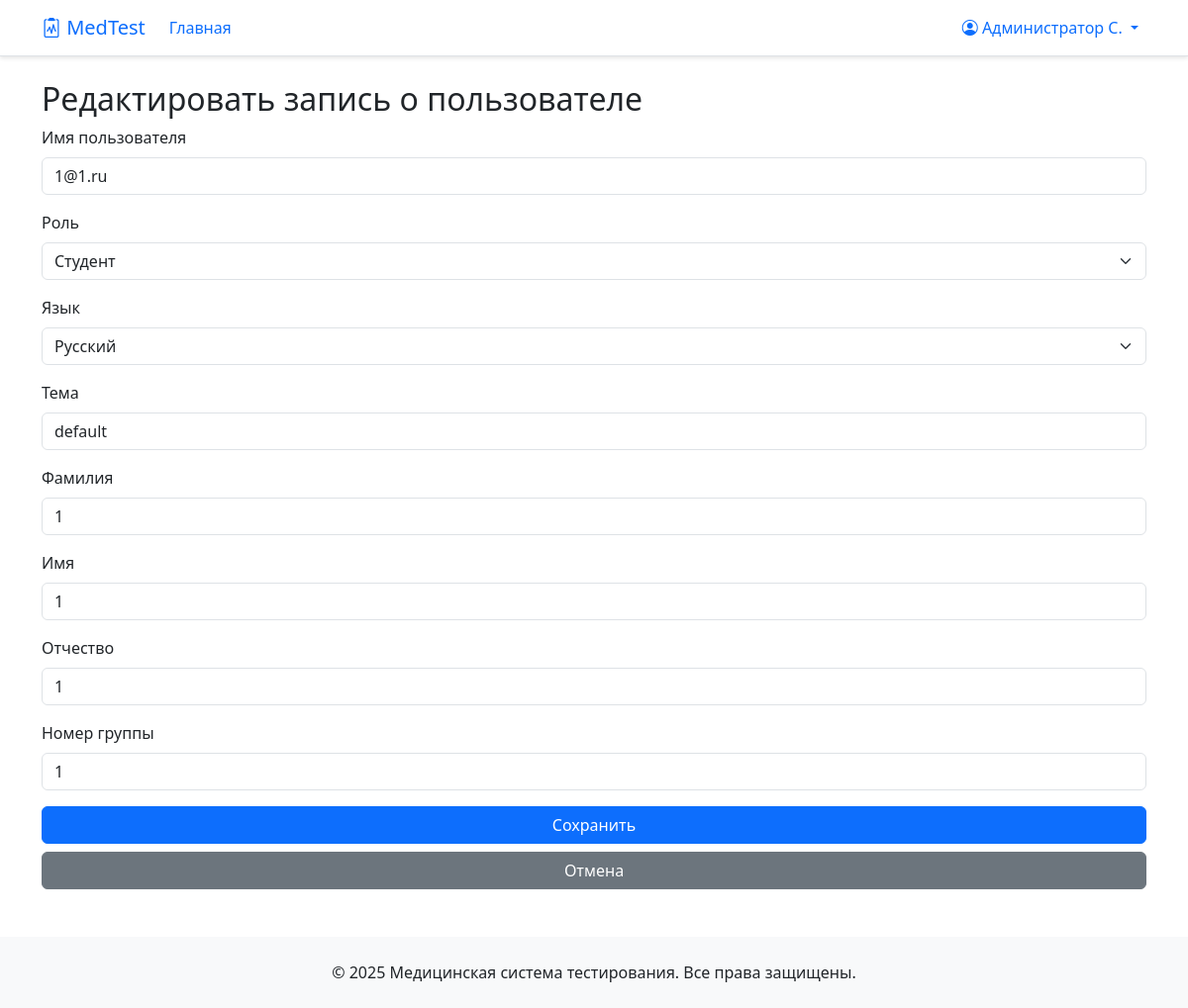
Screenshot of /database/database/edit/users/3 (signed in) with the database file from the repository.
### app/models/user.py (models this page shows, shortened)
class User(UserMixin, db.Model):
    __tablename__ = 'users'
    id = db.Column(Integer, primary_key=True)
    username = db.Column(String(120), unique=True, nullable=False)
    password_hash = db.Column(String(120), nullable=False)
    role = db.Column(String(20), default='student')  # 'admin', 'teacher', 'student'
    language = db.Column(String(5), default='ru')  # Язык интерфейса
    theme = db.Column(String(50), default='default')  # Тема оформления
    first_name = db.Column(String(100))  # Имя (для студентов)
    last_name = db.Column(String(100))   # Фамилия (для студентов)
    middle_name = db.Column(String(100)) # Отчество (для студентов)
    group_number = db.Column(String(50)) # Номер группы (для студентов)
    created_at = db.Column(DateTime, default=datetime.utcnow)
    test_results = db.relationship('TestResult', back_populates='user', lazy=True)
    creator_questions = db.relationship('Question', back_populates='creator', lazy=True, foreign_keys='Question.creator_id')
    def get_formatted_name(self):
        if self.last_name:
            initials = ""
            if self.first_name:
                initials += f"{self.last_name[0]}." if len(self.last_name) > 0 else ""
            if self.middle_name:
                initials += f"{self.middle_name[0]}." if len(self.middle_name) > 0 else ""
            if initials:
                return f"{self.first_name} {initials}"
            else:
                return self.first_name
        return self.username

### app/routes/database.py (the view, shortened to what this page needs)
@bp.route('/database/edit/<table>/<int:id>', methods=['GET', 'POST'])
@login_required
def edit_record(table, id):
    if current_user.role != 'admin':
        flash(_('Доступ запрещён'))
        return redirect(url_for('main.index'))
    record = None
    if table == 'users':
        record = User.query.get_or_404(id)
    elif table == 'questions':
        record = Question.query.get_or_404(id)
    elif table == 'topics':
        record = TestTopic.query.get_or_404(id)
    elif table == 'annotations':
        record = ImageAnnotation.query.get_or_404(id)
    elif table == 'results':
        record = TestResult.query.get_or_404(id)
    else:
        flash(_('Недопустимая таблица'))
        return redirect(url_for('database.index'))
    topics = TestTopic.query.all() if table in ('questions',) else None
    template_map = {
        'users': 'database/edit_user.html',
        'questions': 'database/edit_question.html',
        'topics': 'database/edit_topic.html',
        'annotations': 'database/edit_annotation.html',
        'results': 'database/edit_result.html',
    }
    return render_template(
        template_map[table],
        **{table.rstrip('s'): record},  # передаём `user=record`, `question=record` и т.д.
        topics=topics
    )

### app/__init__.py (called while the page is built)
@login_manager.user_loader
def load_user(user_id):
    from app.models.user import User
    if user_id is None:
        return None
    try:
        return User.query.get(int(user_id))
    except (ValueError, TypeError):
        return None

### app/templates/database/edit_user.html (shortened to what this page needs)
{% extends "base.html" %}
{% block content %}
<h2>{{ _('Редактировать запись о пользователе') }}</h2>
<form method="POST" action="{{ url_for('database.edit_record', table='users', id=user.id) }}">
    <div class="mb-3">
        <label for="username" class="form-label">{{ _('Имя пользователя') }}</label>
        <input type="text" class="form-control" id="username" name="username" value="{{ user.username }}" required>
    </div>
    <div class="mb-3">
        <label for="role" class="form-label">{{ _('Роль') }}</label>
        <select class="form-select" id="role" name="role">
            <option value="student" {{ 'selected' if user.role == 'student' }}>{{ _('Студент') }}</option>
        </select>
    </div>
    <div class="mb-3">
        <label for="language" class="form-label">{{ _('Язык') }}</label>
        <select class="form-select" id="language" name="language">
            <option value="ru" {{ 'selected' if user.language == 'ru' }}>Русский</option>
        </select>
    </div>
    <div class="mb-3">
        <label for="theme" class="form-label">{{ _('Тема') }}</label>
        <input type="text" class="form-control" id="theme" name="theme" value="{{ user.theme }}">
    </div>
    <div class="mb-3">
        <label for="theme" class="form-label">{{ _('Фамилия') }}</label>
        <input type="text" class="form-control" id="first_name" name="first_name" value="{{ user.first_name }}">
    </div>
    <div class="mb-3">
        <label for="theme" class="form-label">{{ _('Имя') }}</label>
        <input type="text" class="form-control" id="first_name" name="last_name" value="{{ user.last_name }}">
    </div>
    <div class="mb-3">
        <label for="theme" class="form-label">{{ _('Отчество') }}</label>
        <input type="text" class="form-control" id="first_name" name="middle_name" value="{{ user.middle_name }}">
    </div>
    <div class="mb-3">
        <label for="theme" class="form-label">{{ _('Номер группы') }}</label>
        <input type="text" class="form-control" id="first_name" name="group_number" value="{{ user.group_number }}">
    </div>
    <div class="d-grid gap-2">
        <button type="submit" class="btn btn-primary">{{ _('Сохранить') }}</button>
        <a href="{{ url_for('database.users') }}" class="btn btn-secondary">{{ _('Отмена') }}</a>
    </div>
</form>
{% endblock %}

### app/templates/base.html (shortened to what this page needs)
<!DOCTYPE html>
<html lang="{{ session.get('language', 'ru') }}">
<head>
    <link href="https://cdn.jsdelivr.net/npm/bootstrap@5.3.0/dist/css/bootstrap.min.css  " rel="stylesheet">
    <link rel="stylesheet" href="https://cdn.jsdelivr.net/npm/bootstrap-icons@1.10.0/font/bootstrap-icons.css  ">
</head>
<body>
    <div class="lang-buttons">
        <a href="{{ url_for('auth.change_language', language='ru') }}" class="lang-btn {{ 'active' if session.get('language', 'ru') == 'ru' }}">RU</a>
        <a href="{{ url_for('auth.change_language', language='en') }}" class="lang-btn {{ 'active' if session.get('language', 'ru') == 'en' }}">EN</a>
    </div>
    <nav class="navbar navbar-expand-lg navbar-light bg-white border-bottom">
        <div class="container">
            <a class="navbar-brand" href="{{ url_for('main.index') }}">
                <i class="bi bi-clipboard2-pulse"></i> MedTest
            </a>
            <div class="collapse navbar-collapse" id="navbarNav">
                <ul class="navbar-nav me-auto">
                    <li class="nav-item">
                        <a class="nav-link" href="{{ url_for('main.index') }}">{{ _('Главная') }}</a>
                    </li>
                </ul>
                <ul class="navbar-nav">
                    {% if current_user.is_authenticated %}
                        <li class="nav-item dropdown">
                            <a class="nav-link dropdown-toggle" href="#" role="button" data-bs-toggle="dropdown">
                                <i class="bi bi-person-circle"></i> {{ current_user.get_formatted_name() }}
                            </a>
                        </li>
                    {% else %}
                        <li class="nav-item">
                            <a class="nav-link" href="{{ url_for('auth.login') }}">{{ _('Вход') }}</a>
                        </li>
                    {% endif %}
                </ul>
            </div>
        </div>
    </nav>
        {% set messages = get_flashed_messages() %}
    <main class="container mt-4">
        {% block content %}{% endblock %}
    </main>
    <footer class="bg-light text-dark py-4 mt-5">
        <div class="container text-center">
            <p class="mb-0">{{ _('© 2025 Медицинская система тестирования. Все права защищены.') }}</p>
        </div>
    </footer>
</body>
</html>

### app/templates/base.html (style rules this page uses)
:root { --primary-color: #0d6efd; --secondary-color: #6c757d; --success-color: #198754; --info-color: #0dcaf0; --warning-color: #ffc107; --danger-color: #dc3545; --light-color: #f8f9fa; --dark-color: #212529; --white-color: #ffffff; --blue-color: #0d6efd; }
.btn-primary { background-color: var(--primary-color); border-color: var(--primary-color); }
.navbar { background-color: var(--white-color) !important; box-shadow: 0 2px 4px rgba(0,0,0,0.1); }
.navbar-brand, .nav-link { color: var(--primary-color) !important; }
.lang-buttons { position: absolute; top: 10px; right: 10px; }
.lang-btn { border: none; background: none; color: #6c757d; cursor: pointer; font-size: 0.9rem; margin-left: 5px; padding: 2px 5px; border-radius: 3px; }
.lang-btn.active { color: #0d6efd; font-weight: bold; }

### rows the page displays
User: get_formatted_name "Администратор С."
User: username "1@1.ru", theme "default", first_name "1", last_name "1", middle_name "1", group_number "1"

### other values shown
form field role "Студент"
